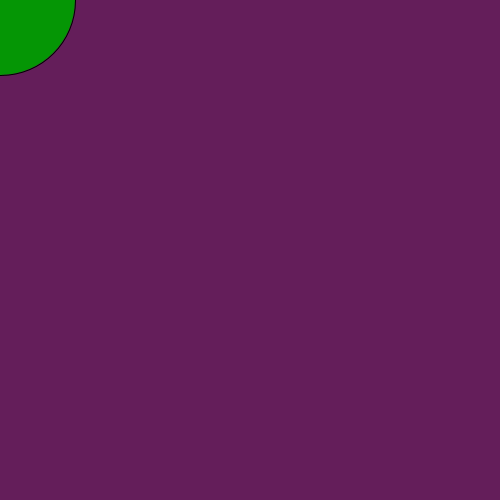
Frame 1 (no input)
Frame 60 (the mouse pressed at the canvas centre just before this capture): identical to frame 1, image omitted
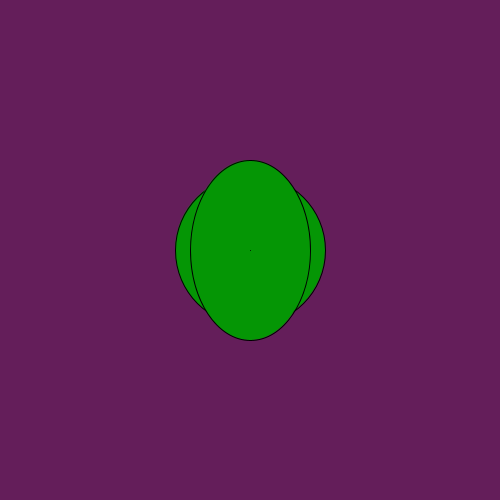
Frame 120 (the mouse held since frame 60 and released just before this capture)

The Processing sketch that drew these frames (run headless with seeded random() and noise(); from frame 60 on, the mouse is pressed at the canvas centre):

// Processing sketch: Exercise_26_1
// ── Exercise_26_1.pde
void setup(){
  size(500,500);
}

void draw(){

  
  background(100,30,90);
 fill(5,150,5);
  ellipse(mouseX,mouseY,150,150);
  if (mousePressed == true){
   ellipse(mouseX,mouseY,120,180);
   
  
  
   line(mouseX,mouseY,pmouseX,pmouseY);
  }
}
